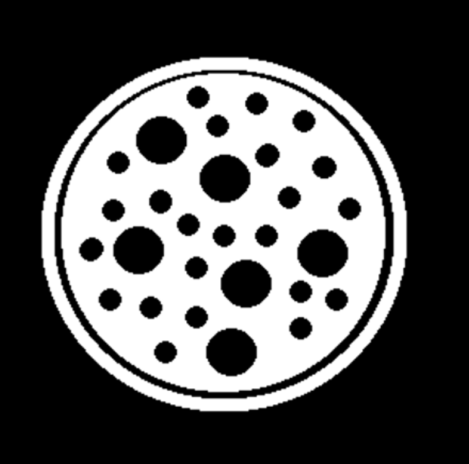
%> input picture 3D vision/8-14040920/Images/k.png, 469 x 464 px
$ octave Testk.m   (GNU Octave 9; MATLAB toolbox functions it lacks are replaced by stand-ins)
%> lines starting %> are read from the running program, lines starting %| are printed output that depends on the picture; in (x1, y1, x2, y2) boxes, pixels count from 0 and x2, y2 are one past the last pixel; in counts of white or black regions, pixels touching at a corner belong together; the program's own positions count from 1
% Written By Sajad Farokhi, IAUN, Dec. 2016
% Email: sajjad_farokhi@yahoo.com

clc
clear
close all
%addpath('Images', 'Functions');


img=imread('k.png');
%> img is the input picture: size 464x469x3 uint8; min 0, max 255, mean 88
bw1=im2bw(img,graythresh(img));
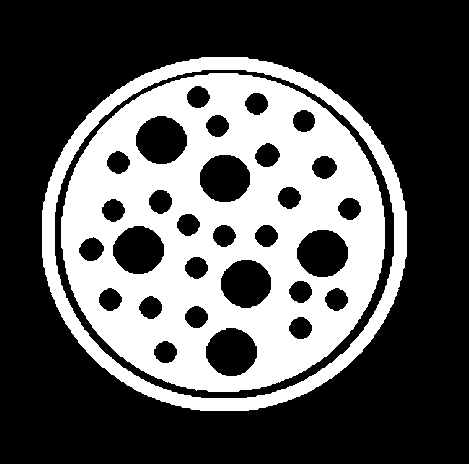
%> bw1: size 464x469 logical; 34.6% white; 2 white regions, box (x1, y1, x2, y2) and area: (61, 73, 385, 392) 61042, (42, 57, 407, 411) 14155

se1 = strel('disk',5, 4);

bw2=imclose(bw1,se1);
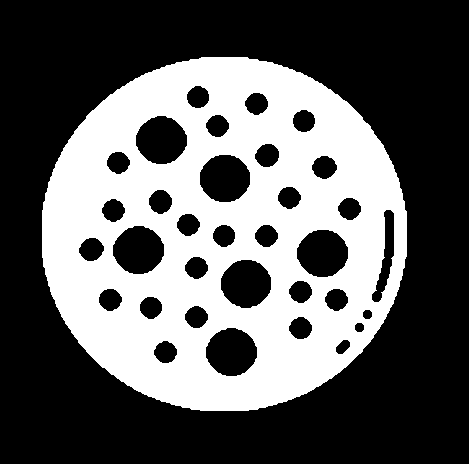
%> bw2: size 464x469 logical; 37.2% white; 1 white region, box (x1, y1, x2, y2) and area: (42, 57, 407, 411) 81038

%% Show results

set(gcf,'units','normalized','outerposition',[0 0 1 1])
subplot(1,3,1),imshow(img), title('Original')
subplot(1,3,2), imshow(bw1), title(' Thresholded Image')
subplot(1,3,3), imshow(bw2), title('Closing')
